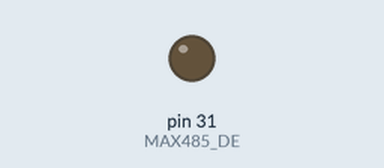
The sketch below on a simulated Arduino Mega 2560, built with avr-gcc and run on an emulated ATmega2560. On the bench: output pins drawn as LEDs (lit = HIGH). What the sketch prints to the serial monitor is not drawn.

Above: at 0.1 s.
Timing chart, 0 to 1.6 s (numbered marks = the images above):
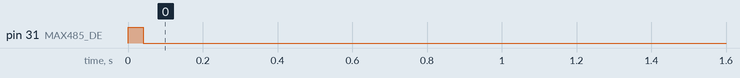

Measured:
- by itself, pin 31 (MAX485_DE): LOW → HIGH at 0.00 s, → LOW 0.04 s later

The sketch:

Sanepar485-PH-cal.ino
```cpp
// Define a porta onde estão conectados os pinos DE e RE do módulo RS485
#define MAX485_DE 31

// Define as constantes do protocolo Modbus
const byte READ_COIL_STATUS = 0x01;
const byte READ_INPUT_STATUS = 0x02;
const byte READ_HOLDING_REGISTERS = 0x03;
const byte READ_INTERNAL_REGISTERS = 0x04;
const byte FORCE_SINGLE_COIL = 0x05;
const byte PRESET_SINGLE_REGISTER = 0x06;
const byte FORCE_MULTIPLE_COILS = 0x0F;
const byte PRESET_MULTIPLE_REGISTERS = 0x10;
const byte MASKED_WRITE_REGISTERS = 0x16;

// Define o ID do sensor (variável conforme o sensor)
const byte ID = 0x09;

// Define os tamanhos de pacotes a serem enviados e recebidos
int default_Request_Size = 8;
int calibration_Request_Size = 13;
int default_Response_Size = 0x04;

void setup() {
  //Seta o estado inicial dos pinos utilizados na comunicação 485
  pinMode(MAX485_DE, OUTPUT);
  digitalWrite(MAX485_DE, 0);

  // Inicializa a comunicação serial com a taxa de transmissão de 9600 bps
  Serial.begin(9600);
  //Inicia a Serial 1 para comunicação com os sensores da Delfino
  Serial1.begin(9600);

  //Na primeira execução, solicitar a alteração dos pontos de calibração para 4,7,10
  //changePHCalPointsToDefault();

  //Iniciar a calibração sempre pela solução 7
  //calibratePH7();
  //Se necessário, calibrar os demais pontos
  //calibratePH4();
  //calibratePH10();
}

void loop() {
  Serial.println("Valor atual de PH:");
  readPH();
  delay(10000);
}

//Função para trocar os CalPoints para os padrões de soluções que usamos 4, 7 e 10
void changePHCalPointsToDefault() {
  writeCalPoint1To4();
  writeCalPoint2To7();
  writeCalPoint3To10();

  readCalPoint1();
  readCalPoint2();
  readCalPoint3();
}

//Função para ler os valores de calibração calculados para cada ponto
void readPHCalValues() {
  readZeroPoint();
  readSlope1();
  readSlope2();
}

//MÉTODOS DE LEITURA
void readPH() {
  //Monta os bytes a serem enviados, conforme necessidade. OBS: 2 últimos valores zerados serão substituidos pelo CRC
  byte requestPH[] = {ID, READ_INTERNAL_REGISTERS, 0x00, 0x02, 0x00, 0x02, 0x00, 0x00};

  byte request[default_Request_Size];
  copy(requestPH, request, default_Request_Size);

  //Calcula o CRC
  unsigned int crc = CRC16(request, sizeof(request));
  sendMessage(request, sizeof(request), crc);

  printResponseMessage();
}


//MÉTODOS DE CALIBRAÇÃO
void calibratePH4() {
  byte changeCalPoint1[] = {ID, PRESET_MULTIPLE_REGISTERS, 0x00, 0xC8, 0x00, 0x02, 0x04, 0x00, 0x00, 0x40, 0x80, 0x00, 0x00};

  //Altera calibração do ponto 1 (4)
  byte request[calibration_Request_Size];
  copy(changeCalPoint1, request, calibration_Request_Size);

  //Calcula o CRC
  unsigned int crc = CRC16(request, sizeof(request));
  sendMessage(request, sizeof(request), crc);

  printResponseMessage();
}

void calibratePH7() {
  byte changeZeroPoint[] = {ID, PRESET_MULTIPLE_REGISTERS, 0x00, 0xCE, 0x00, 0x02, 0x04, 0x00, 0x00, 0x40, 0xE0, 0x00, 0x00};

  //Altera calibração do ponto zero (7)
  byte request[calibration_Request_Size];
  copy(changeZeroPoint, request, calibration_Request_Size);

  //Calcula o CRC
  unsigned int crc = CRC16(request, sizeof(request));
  sendMessage(request, sizeof(request), crc);

  printResponseMessage();
}

void calibratePH10() {
  byte changeCalPoint2[] = {ID, PRESET_MULTIPLE_REGISTERS, 0x00, 0xD6, 0x00, 0x02, 0x04, 0x00, 0x00, 0x41, 0x10, 0x00, 0x00};

  //Altera calibração do ponto 1 (4)
  byte request[calibration_Request_Size];
  copy(changeCalPoint2, request, calibration_Request_Size);

  //Calcula o CRC
  unsigned int crc = CRC16(request, sizeof(request));
  sendMessage(request, sizeof(request), crc);

  printResponseMessage();
}


//CONSULTA VALORES CALCULADOS DE CALIBRAÇÃO
void readZeroPoint() {
  byte requestZeroPoint[] = {ID, READ_HOLDING_REGISTERS, 0x00, 0x6A, 0x00, 0x02, 0x00, 0x00};

  byte request[default_Request_Size];
  copy(requestZeroPoint, request, default_Request_Size);

  //Calcula o CRC
  unsigned int crc = CRC16(request, sizeof(request));
  sendMessage(request, sizeof(request), crc);

  printResponseMessage();
}

void readSlope1() {
  byte requestSlope1[] = {ID, READ_HOLDING_REGISTERS, 0x00, 0x6C, 0x00, 0x02, 0x00, 0x00};

  byte request[default_Request_Size];
  copy(requestSlope1, request, default_Request_Size);

  //Calcula o CRC
  unsigned int crc = CRC16(request, sizeof(request));
  sendMessage(request, sizeof(request), crc);

  printResponseMessage();
}

void readSlope2() {
  byte requestSlope2[] = {ID, READ_HOLDING_REGISTERS, 0x00, 0x6E, 0x00, 0x02, 0x00, 0x00};

  byte request[default_Request_Size];
  copy(requestSlope2, request, default_Request_Size);

  //Calcula o CRC
  unsigned int crc = CRC16(request, sizeof(request));
  sendMessage(request, sizeof(request), crc);

  printResponseMessage();
}

//CONSULTAS PONTOS DE CALIBRAÇÃO
void readCalPoint1() {
  byte requestCalPoint1[] = {ID, READ_HOLDING_REGISTERS, 0x00, 0x64, 0x00, 0x02, 0x00, 0x00};

  byte request[default_Request_Size];
  copy(requestCalPoint1, request, default_Request_Size);

  //Calcula o CRC
  unsigned int crc = CRC16(request, sizeof(request));
  sendMessage(request, sizeof(request), crc);

  printResponseMessage();
}

void readCalPoint2() {
  byte requestCalPoint2[] = {ID, READ_HOLDING_REGISTERS, 0x00, 0x66, 0x00, 0x02, 0x00, 0x00};

  byte request[default_Request_Size];
  copy(requestCalPoint2, request, default_Request_Size);

  //Calcula o CRC
  unsigned int crc = CRC16(request, sizeof(request));
  sendMessage(request, sizeof(request), crc);

  printResponseMessage();
}

void readCalPoint3() {
  byte requestCalPoint3[] = {ID, READ_HOLDING_REGISTERS, 0x00, 0x68, 0x00, 0x02, 0x00, 0x00};

  byte request[default_Request_Size];
  copy(requestCalPoint3, request, default_Request_Size);

  //Calcula o CRC
  unsigned int crc = CRC16(request, sizeof(request));
  sendMessage(request, sizeof(request), crc);

  printResponseMessage();
}

void writeCalPoint1To4() {
  byte requestCalPoint1[] = {ID, PRESET_MULTIPLE_REGISTERS, 0x00, 0x64, 0x00, 0x02, 0x04, 0x00, 0x00, 0x40, 0x80, 0x00, 0x00};

  byte request[calibration_Request_Size];
  copy(requestCalPoint1, request, calibration_Request_Size);

  //Calcula o CRC
  unsigned int crc = CRC16(request, sizeof(request));
  sendMessage(request, sizeof(request), crc);

  printResponseMessage();
}

void writeCalPoint2To7() {
    byte requestCalPoint2[] = {ID, PRESET_MULTIPLE_REGISTERS, 0x00, 0x66, 0x00, 0x02, 0x04, 0x00, 0x00, 0x40, 0xE0, 0x00, 0x00};

  byte request[calibration_Request_Size];
  copy(requestCalPoint2, request, calibration_Request_Size);

  //Calcula o CRC
  unsigned int crc = CRC16(request, sizeof(request));
  sendMessage(request, sizeof(request), crc);

  printResponseMessage();
}

void writeCalPoint3To10() {
    byte requestCalPoint3[] = {ID, PRESET_MULTIPLE_REGISTERS, 0x00, 0x68, 0x00, 0x02, 0x04, 0x00, 0x00, 0x41, 0x20, 0x00, 0x00};

  byte request[calibration_Request_Size];
  copy(requestCalPoint3, request, calibration_Request_Size);

  //Calcula o CRC
  unsigned int crc = CRC16(request, sizeof(request));
  sendMessage(request, sizeof(request), crc);

  printResponseMessage();
}


//FUNÇÕES AUXILIARES
float readValue_Delfino(byte response[]) {
  float value = -100;

  uint16_t lowerByte = ((uint16_t)response[3] << 8) | response[4];
  uint16_t higherByte = ((uint16_t)response[5] << 8) | response[6];

  value = modbus_16bit_register_pair_to_float(lowerByte, higherByte);

  return value;
}

void printResponseMessage() {
  byte responseSize = default_Response_Size;

  while (Serial1.available() < 5); // espera o mínimo de bytes para a resposta
  Serial.print("Resposta: ");

  // Lê a resposta do dispositivo Modbus
  byte response[9];
  Serial1.readBytes(response, sizeof(response));
  printArray(response, sizeof(response));

  float value = readValue_Delfino(response);
  Serial.print("value: ");
  Serial.println(value);
  Serial.println("");
}

void sendMessage(uint8_t msg[], uint8_t lenght, unsigned int crc) {
  preTransmission();

  //Adiciona o CRC ao Array de Bytes a ser enviado
  msg[lenght - 2] = crc & 0b11111111;
  msg[lenght - 1] = crc >> 8;

  //Debuga quais dados estão sendo enviados
  Serial.print("Enviando pacote de dados: ");
  printArray(msg, lenght);

  //Escreve os dados na serial
  Serial1.write(msg, lenght);
  //Aguarda os dados serem enviados
  Serial1.flush();

  postTransmission();
}

void printArray(uint8_t msg[], uint8_t len) {
  int i = 0;
  for (i = 0; i < len; i++) {
    printHex(msg[i]);
  }
  Serial.println("");
}

void printHex(uint8_t num) {
  Serial.print(F(" 0x"));
  if (num < 16) {
    Serial.print('0');
  }
  Serial.print(num, HEX);
  Serial.print(" ");
}

// Calcula o CRC: Recebe a mensagem em formato de vetor e o tamanho da mensagem (quantos bytes)
unsigned int CRC16(uint8_t msg[], uint8_t len) {
  len -= 2;
  unsigned int crc = 0xFFFF;
  for (uint8_t pos = 0; pos < len; pos++)  {
    crc ^= msg[pos];    // Faz uma XOR entre o LSByte do CRC com o byte de dados atual

    for (uint8_t i = 8; i != 0; i--) {    // Itera sobre cada bit
      if ((crc & 0b1) != 0) {      // Se o LSB for 1:
        crc >>= 1;                  // Desloca para a direita
        crc ^= 0xA001;              // E faz XOR com o polinômio 0xA001 (1010 0000 0000 0001 ): x16 + x15 + x2 + 1
      } else {                     // Senão:
        crc >>= 1;                  // Desloca para a direita
      }
    }
  }

  // O formato retornado já sai invertido (LSByte primeiro que o MSByte)
  return crc;
}

void preTransmission() {
  digitalWrite(MAX485_DE, 1);
}

float modbus_16bit_register_pair_to_float(uint16_t a, uint16_t b) {
  unsigned long aux = (unsigned long)a + (unsigned long)b * 65536;
  return *((float*)&aux);
}

void postTransmission() {
  digitalWrite(MAX485_DE, 0);
}

void copy(byte* src, byte* dst, int len) {
  memcpy(dst, src, sizeof(src[0])*len);
}
```
